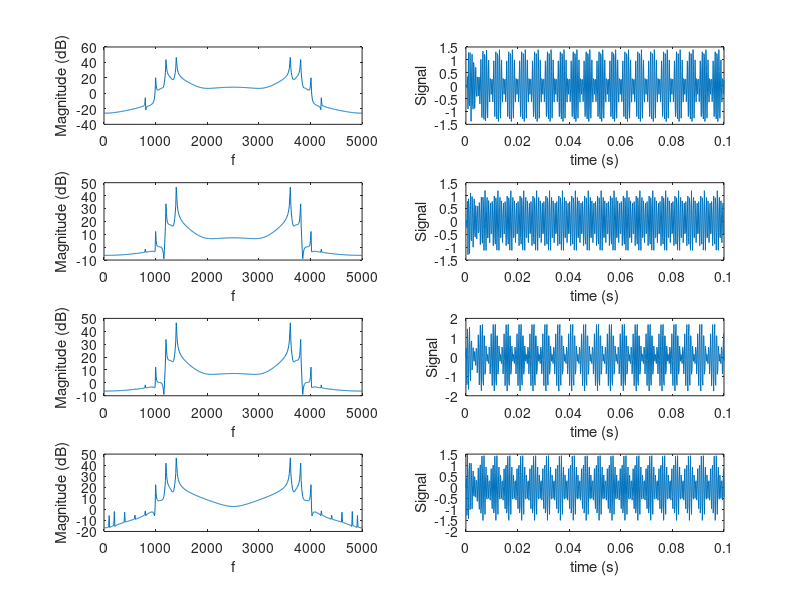

This chart was generated by the following MATLAB code:
Rs = 50; %Value in dB
Rp = 0.01; %Value in dB
Wp = 1400;
Ws = 800;
Fs = 5000;

f = [100 200 400 600 800 1000 1200 1400];
t = 0:1/Fs:0.1;
x = sin(2*pi*f'*t);
x = sum(x);

f = 0:10:5000;

[N, Wn] = buttord(2*Wp/Fs,2*Ws/Fs,Rp,Rs);
[b,a] = butter(N,Wn,'high');
dataIn = x;
y1 = filter(b,a,dataIn);
y1mag = abs(fft(y1));

[N, Wn] = cheb1ord(2*Wp/Fs,2*Ws/Fs,Rp,Rs);
[b,a] = cheby1(N,Rp,Wn,'high');
dataIn = x;
y2 = filter(b,a,dataIn);
y2mag = abs(fft(y2));

[N, Wn] = cheb2ord(2*Wp/Fs,2*Ws/Fs,Rp,Rs);
[b,a] = cheby2(N,Rs,Wn,'high');
dataIn = x;
y3 = filter(b,a,dataIn);
y3mag = abs(fft(y2));

[N, Wn] = ellipord(2*Wp/Fs,2*Ws/Fs,Rp,Rs);
[b,a] = ellip(N,Rp,Rs,Wn,'high');
dataIn = x;
y4 = filter(b,a,dataIn);
y4mag = abs(fft(y4));

figure;
subplot(4,2,1);
plot(f,20*log10(y1mag));
ylabel('Magnitude (dB)');
xlabel('f');
subplot(4,2,2);
plot(t,y1);
ylabel('Signal');
xlabel('time (s)');

subplot(4,2,3);
plot(f,20*log10(y2mag));
ylabel('Magnitude (dB)');
xlabel('f');
subplot(4,2,4);
plot(t,y2);
ylabel('Signal');
xlabel('time (s)');

subplot(4,2,5);
plot(f,20*log10(y3mag));
ylabel('Magnitude (dB)');
xlabel('f');
subplot(4,2,6);
plot(t,y3);
ylabel('Signal');
xlabel('time (s)');

subplot(4,2,7);
plot(f,20*log10(y4mag));
ylabel('Magnitude (dB)');
xlabel('f');
subplot(4,2,8);
plot(t,y4);
ylabel('Signal');
xlabel('time (s)');